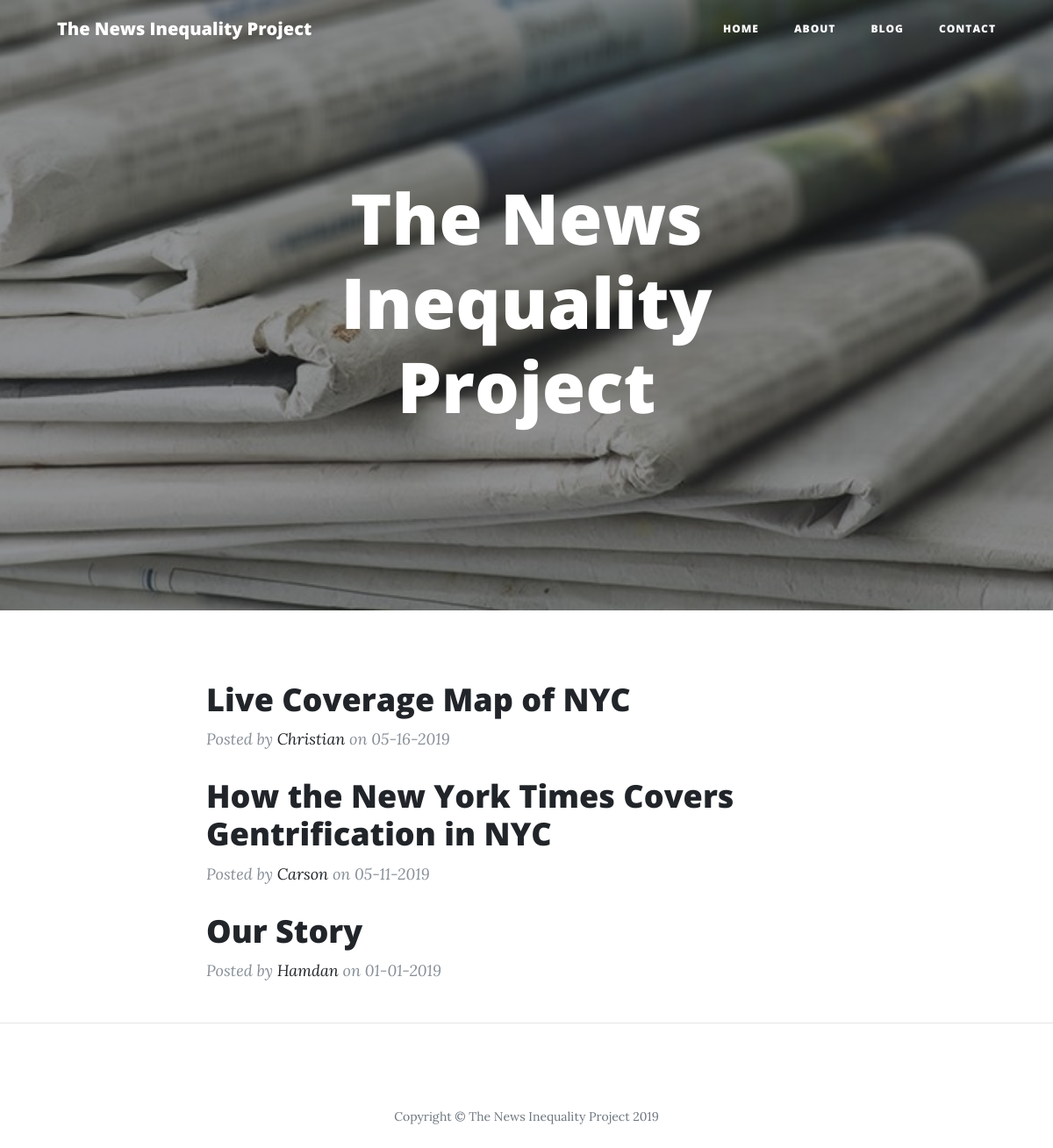
The app's page /index, older data.
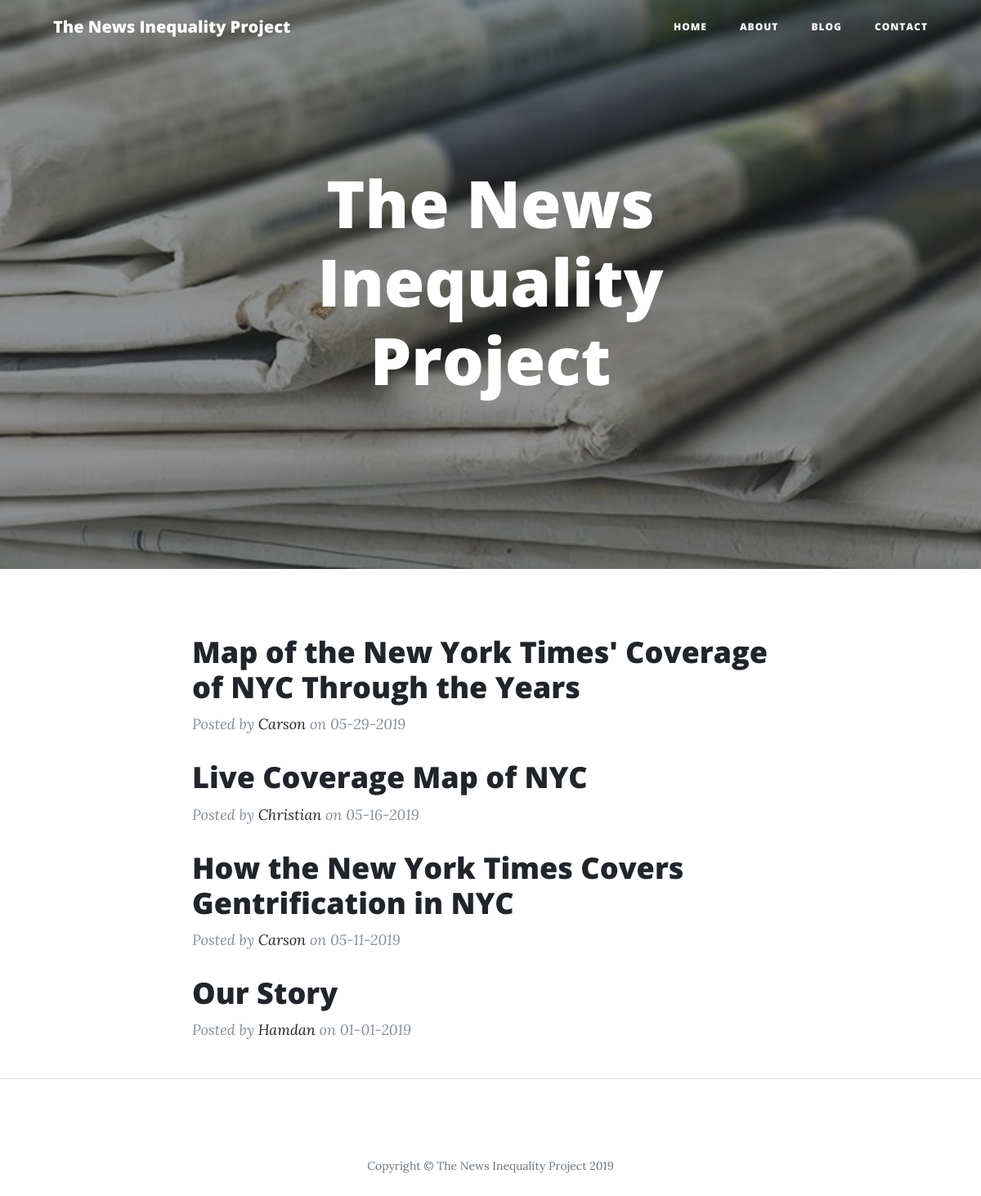
The same page, newer data.
### app/models.py (models this page shows, shortened)
class Post(db.Model):
    id = db.Column(db.Integer, primary_key=True)
    title = db.Column(db.String(256), nullable=False)
    subtitle = db.Column(db.String(256))
    date = db.Column(db.DateTime(timezone=True), index=True, default=datetime.utcnow)
    external_url = db.Column(db.String(1024), nullable=True)
    header_pic = db.Column(db.Integer(), nullable=True)
    author_id = db.Column(db.Integer, db.ForeignKey('author.id'), nullable=False)
    def author(self):
        author = Author.query.filter_by(id=self.author_id).first()
        return author

class Author(db.Model):
    id = db.Column(db.Integer, primary_key=True)
    firstname = db.Column(db.String(128), nullable=False)
    lastname = db.Column(db.String(128), nullable=False)
    email = db.Column(db.String(256))
    handle = db.Column(db.String(256))
    __table_args__ = (db.UniqueConstraint('firstname', 'lastname', name="u_author_firstname_lastname"),)
    posts = db.relationship('Post', backref='author', lazy='dynamic')
    def posts(self):
        my_posts = Post.query.filter_by(author_id=self.id)
        return my_posts

### app/main/routes.py (the view)
@bp.route('/')
@bp.route('/index')
def index():
    page = request.args.get('page', 1, type=int)
    posts = Post.query.order_by(Post.date.desc()).paginate(page, app.config['MAX_PER_PAGE'], error_out=True)
    post_items = posts.items
    next_url = url_for('blog.html', page=posts.prev_num) if posts.has_prev else None
    prev_url = url_for('blog.html', page=posts.next_num) if posts.has_next else None
    header_pic_url = "/static/img/header_index.jpg"
    return render_template('blog.html', main_header="The News Inequality Project", title="The News Inequality Project", posts=post_items, next_url=next_url, prev_url=prev_url, header_pic_url=header_pic_url)

### app/templates/blog.html (shortened to what this page needs)
{% extends "base.html" %}
{% block content %}
    <div class="container">
      <div class="row">
        <div class="col-lg-8 col-md-10 mx-auto">
          {% for post in posts %}
            {% include '_post_preview.html' %}
          {% endfor %}
        </div>
      </div>
    </div>
{% endblock %}

### app/templates/base.html (shortened to what this page needs)
<!DOCTYPE html>
<html lang="en">
  <head>
    <link href="{{ url_for('static', filename='vendor/bootstrap/css/bootstrap.min.css') }}" rel="stylesheet" type="text/css">
    <link href="{{ url_for('static', filename='vendor/fontawesome-free/css/all.min.css') }}" rel="stylesheet" type="text/css">
    <link href="{{ url_for('static', filename='css/clean-blog.min.css') }}" rel="stylesheet" type="text/css">
  </head>
  <body>
  {% include "navbar.html" %}
  {% if main_header %}
    {% include "header.html" %}
  {% endif %}
  {% block content %}
  {% endblock %}
  <hr>
  {% include "footer.html" %}
  </body>
</html>

### app/templates/navbar.html (shortened to what this page needs)
    <nav class="navbar navbar-expand-lg navbar-light fixed-top" id="mainNav">
      <div class="container">
        <a class="navbar-brand" href="{{ url_for('main.index') }}">The News Inequality Project</a>
        <div class="collapse navbar-collapse" id="navbarResponsive">
          <ul class="navbar-nav ml-auto">
            <li class="nav-item">
              <a class="nav-link" href="{{ url_for('main.index') }}">Home</a>
            </li>
            <li class="nav-item">
              <a class="nav-link" href="{{ url_for('main.about') }}">About</a>
            </li>
            <li class="nav-item">
              <a class="nav-link" href="{{ url_for('blog.blog') }}">Blog</a>
            </li>
            <li class="nav-item">
              <a class="nav-link" href="{{ url_for('main.contact') }}">Contact</a>
            </li>
          </ul>
        </div>
      </div>
    </nav>

### app/templates/header.html (shortened to what this page needs)
      <header class="masthead"  style="background-image: url( {{ header_pic_url }} )">
      <div class="overlay"></div>
      <div class="container">
        <div class="row">
          <div class="col-lg-8 col-md-10 mx-auto">
            <div class="site-heading">
              <h1>{{ main_header }}</h1>
            </div>
          </div>
        </div>
      </div>
    </header>

### app/templates/_post_preview.html (shortened to what this page needs)
<div class="post-preview">
    {% if post.external_url %}
      <a href="{{ post.external_url }}">
    {% else %}
      <a href="{{ url_for('blog.blog_post', post_id=post.id) }}">
    {% endif %}
      <h2 class="post-title">
        {{ post.title }}
      </h2>
    </a>
    <p class="post-meta">Posted by
      <a href="{{ post.author().handle }}">
          {{ post.author().firstname }}
      </a>
      on {{ post.date.date().strftime('%m-%d-%Y') }}
    </p>
</div>

### app/templates/footer.html (shortened to what this page needs)
    <footer>
      <div class="container">
            <p class="copyright text-muted">Copyright &copy; The News Inequality Project 2019</p>
          </div>
    </footer>

Row changes from the older to the newer data that the page shows:
added Post: title "Map of the New York Times' Coverage of NYC Through the Years", author "Carson", date "05-29-2019"
